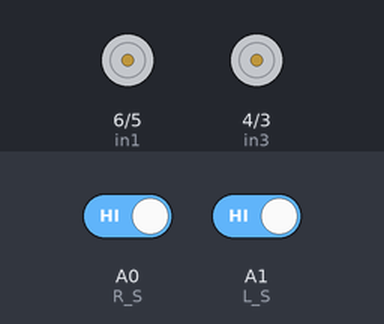
Simulated run of this sketch. Board: Arduino Uno, built with avr-gcc and run on an emulated ATmega328P. Parts: motor-driver pin pairs drawn as motors (green arrow = first pin HIGH = forward, orange = second pin HIGH = backward, longer = more drive, scaled by the enable pin). The inputs (shaded band) are chosen by the test bench; at power-on: A0 (R_S) HIGH, A1 (L_S) HIGH.

Above: at 2.2 s.
2.3 s: A0 (R_S) driven LOW
At 3.4 s:
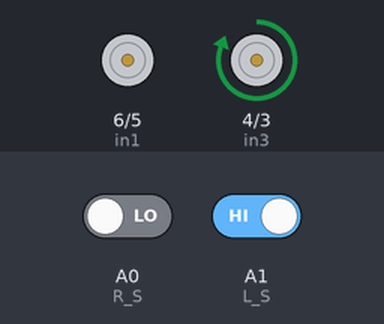
3.8 s: A1 (L_S) driven LOW
At 4.6 s:
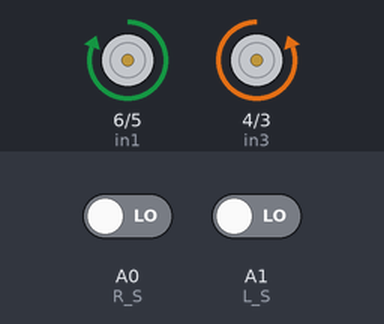
5.3 s: A0 (R_S) driven HIGH
At 5.7 s:
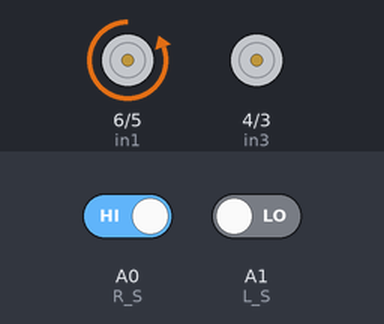
6.8 s: A1 (L_S) driven HIGH
At 8.1 s:
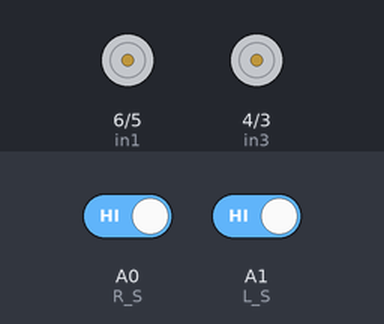
Timing chart, 0 to 9.3 s (numbered marks = the images above; inputs shaded):
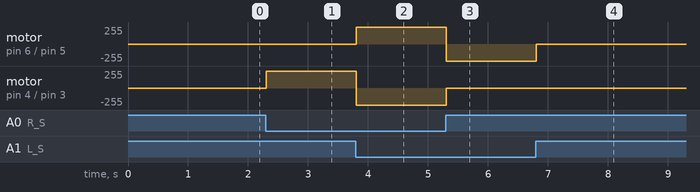

Measured:
- after the input at 2.3 s, motor on pin 4 (in3) / pin 3 (in4): stopped → forward 255/255 at once
- after the input at 3.8 s, motor on pin 6 (in1) / pin 5 (in2): stopped → forward 255/255 at once; motor on pin 4 (in3) / pin 3 (in4): forward 255/255 → backward 255/255 at once
- after the input at 5.3 s, motor on pin 6 (in1) / pin 5 (in2): forward 255/255 → backward 255/255 at once; motor on pin 4 (in3) / pin 3 (in4): backward 255/255 → stopped at once
- after the input at 6.8 s, motor on pin 6 (in1) / pin 5 (in2): backward 255/255 → stopped at once

The sketch:

basic_plan_trial.ino
```cpp
#define enA 7//Enable1 L298 Pin enA
#define in1 6 //Motor1  L298 Pin in1
#define in2 5 //Motor1  L298 Pin in1
#define in3 4 //Motor2  L298 Pin in1
#define in4 3 //Motor2  L298 Pin in1
#define enB 2 //Enable2 L298 Pin enB

#define R_S A0 //ir sensor Right
#define L_S A1 //ir sensor Left

void setup(){ // put your setup code here, to run once

pinMode(R_S, INPUT); // declare if sensor as input
pinMode(L_S, INPUT); // declare ir sensor as input

pinMode(enA, OUTPUT); // declare as output for L298 Pin enA
pinMode(in1, OUTPUT); // declare as output for L298 Pin in1
pinMode(in2, OUTPUT); // declare as output for L298 Pin in2
pinMode(in3, OUTPUT); // declare as output for L298 Pin in3
pinMode(in4, OUTPUT); // declare as output for L298 Pin in4
pinMode(enB, OUTPUT); // declare as output for L298 Pin enB

analogWrite(enA, 150); // Write The Duty Cycle 0 to 255 Enable Pin A for Motor1 Speed
analogWrite(enB, 150); // Write The Duty Cycle 0 to 255 Enable Pin B for Motor2 Speed
delay(1000);
}
void loop(){
if((digitalRead(R_S) == 0)&&(digitalRead(L_S) == 0)){forword();}   //if Right Sensor and Left Sensor are at White color then it will call forword function

if((digitalRead(R_S) == 1)&&(digitalRead(L_S) == 0)){turnRight();} //if Right Sensor is Black and Left Sensor is White then it will call turn Right function

if((digitalRead(R_S) == 0)&&(digitalRead(L_S) == 1)){turnLeft();}  //if Right Sensor is White and Left Sensor is Black then it will call turn Left function

if((digitalRead(R_S) == 1)&&(digitalRead(L_S) == 1)){Stop();} //if Right Sensor and Left Sensor are at Black color then it will call Stop function
}

void forword(){  //forword
digitalWrite(in1, HIGH); //Right Motor forword Pin
digitalWrite(in2, LOW);  //Right Motor backword Pin
digitalWrite(in3, LOW);  //Left Motor backword Pin
digitalWrite(in4, HIGH); //Left Motor forword Pin
}

void turnRight(){ //turnRight
digitalWrite(in1, LOW);  //Right Motor forword Pin
digitalWrite(in2, HIGH); //Right Motor backword Pin
digitalWrite(in3, LOW);  //Left Motor backword Pin
digitalWrite(in4, LOW); //Left Motor forword Pin
}

void turnLeft(){ //turnLeft
digitalWrite(in1, LOW); //Right Motor forword Pin
digitalWrite(in2, LOW);  //Right Motor backword Pin
digitalWrite(in3, HIGH); //Left Motor backword Pin
digitalWrite(in4, LOW);  //Left Motor forword Pin
}

void Stop(){ //stop
digitalWrite(in1, LOW); //Right Motor forword Pin
digitalWrite(in2, LOW); //Right Motor backword Pin
digitalWrite(in3, LOW); //Left Motor backword Pin
digitalWrite(in4, LOW); //Left Motor forword Pin
}
```
